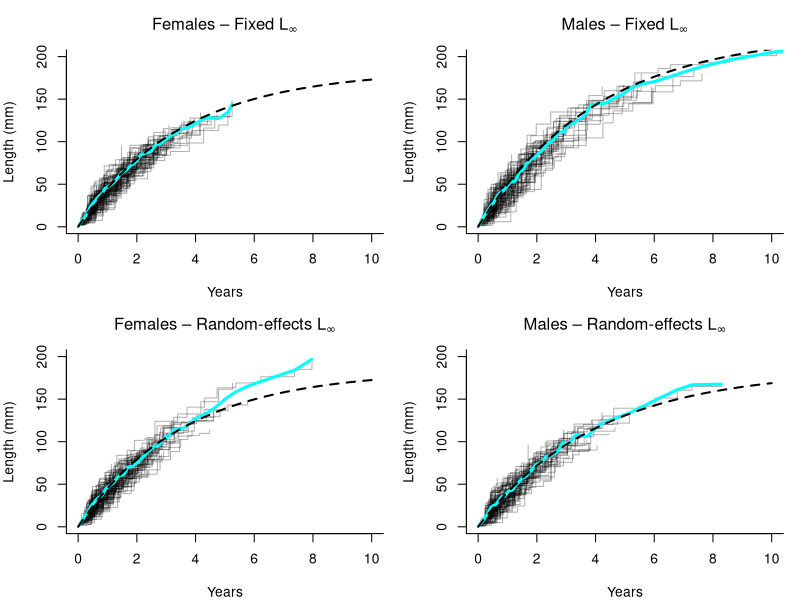

Source code (R):
ln_params <- function(m, s) {
  sdlog  <- sqrt(log(1 + (s^2 / m^2)))
  meanlog <- log(m) - 0.5 * sdlog^2
  c(meanlog = meanlog, sdlog = sdlog)
}

## Beta–gamma MI–IP simulator for lobster growth
simulate_growth <- function(n, ni_vals, T0_range,
                            Linf_type = c("fixed","lognormal","gamma"),
                            Linf_par, k, zeta, gam, b1, b2) {
  
  Linf_type <- match.arg(Linf_type)
  
  ## number of moults & initial IP
  ni  <- sample(ni_vals, n, replace = TRUE)
  T0  <- sample(T0_range[1]:T0_range[2], n, replace = TRUE) / 365
  
  ## individual L_infty
  Linf_vec <- switch(
    Linf_type,
    "fixed"     = rep(Linf_par, n),
    "lognormal" = rlnorm(n, meanlog = Linf_par[1], sdlog = Linf_par[2]),
    "gamma"     = rgamma(n, shape = Linf_par[1], scale = Linf_par[2])
  )
  
  size_list <- time_list <- vector("list", n)
  
  for (i in 1:n) {
    PL  <- numeric(ni[i] + 1)
    IP  <- numeric(ni[i] + 1)
    INT <- numeric(ni[i] + 1)
    
    PL[1]  <- Linf_vec[i] * (1 - exp(-k * T0[i]))
    IP[1]  <- T0[i]
    INT[1] <- T0[i]
    
    for (j in 1:ni[i]) {
      
      ## beta-subordinator increment using current IP
      shape1 <- (1 - exp(-k * IP[j])) * (zeta - 1)
      shape2 <- exp(-k * IP[j])       * (zeta - 1)
      Lambda <- rbeta(1, shape1, shape2)
      
      PL[j + 1] <- PL[j] + (Linf_vec[i] - PL[j]) * Lambda
      
      ## gamma GLM for next IP
      mu_IP     <- exp(b1 + b2 * PL[j])
      IP[j + 1] <- rgamma(1,
                          shape = gam * mu_IP,
                          scale = 1 / gam)
      INT[j + 1] <- INT[j] + IP[j + 1]
    }
    
    size_list[[i]] <- PL
    time_list[[i]] <- INT
  }
  
  list(time = time_list, size = size_list, Linf = Linf_vec)
}

## Parameters (Table 6 + SD = 12 mm)
set.seed(123)

n      <- 100
years  <- 10
t_grid <- seq(0, years, length.out = 300)

## Females
Linf_f_fixed <- 183.87
f_ln <- ln_params(183.27, 12)
meanlog_f <- f_ln["meanlog"]
sdlog_f   <- f_ln["sdlog"]

k_f    <- 0.283
zeta_f <- 75.055
gam_f  <- 12.535
b1_f   <- -2.087
b2_f   <- 0.011

## Males
Linf_m_fixed <- 228.04
m_ln <- ln_params(184.34, 12)
meanlog_m <- m_ln["meanlog"]
sdlog_m   <- m_ln["sdlog"]

k_m    <- 0.2473
zeta_m <- 59.947
gam_m  <- 11.33
b1_m   <- -1.984
b2_m   <- 0.01

## Panel plotting (NO envelope, NO grey blocks)
plot_panel <- function(res, k, Linf_pop, title) {
  
  plot(NA, xlim = c(0, years), ylim = c(0, 200),
       xlab = "Years", ylab = "Length (mm)",
       main = title, bty = "l")   # clean AOAS-style axes
  
  ## individual trajectories
  m <- length(res$time)
  for (i in seq_len(m)) {
    lines(res$time[[i]], res$size[[i]],
          type = "s", col = rgb(0, 0, 0, 0.3))
  }
  
  ## smoothed empirical mean
  all_times <- unlist(res$time)
  all_sizes <- unlist(res$size)
  lines(smooth.spline(all_times, all_sizes, spar = 0.7),
        col = "cyan", lwd = 3)
  
  ## theoretical VBGF curve
  L_vbgf <- Linf_pop * (1 - exp(-k * t_grid))
  lines(t_grid, L_vbgf, lwd = 2, lty = 2)
}

# Open a PNG device
png("results/figures/growth_panel.png", width = 1200, height = 900, res = 150)

# Set up 2×2 layout
par(mfrow = c(2, 2), mar = c(4, 4, 3, 1))

# 1. Females – Fixed L∞
res_f_fixed <- simulate_growth(
  n        = n,
  ni_vals  = 4:15,
  T0_range = c(10, 150),
  Linf_type = "fixed",
  Linf_par  = Linf_f_fixed,
  k = k_f, zeta = zeta_f, gam = gam_f, b1 = b1_f, b2 = b2_f
)
plot_panel(res_f_fixed, k_f, Linf_f_fixed,
           expression("Females – Fixed " * L[infinity]))

# 2. Males – Fixed L∞
res_m_fixed <- simulate_growth(
  n        = n,
  ni_vals  = 2:15,
  T0_range = c(5, 150),
  Linf_type = "fixed",
  Linf_par  = Linf_m_fixed,
  k = k_m, zeta = zeta_m, gam = gam_m, b1 = b1_m, b2 = b2_m
)
plot_panel(res_m_fixed, k_m, Linf_m_fixed,
           expression("Males – Fixed " * L[infinity]))

# 3. Females – Random-effects L∞
res_f_random <- simulate_growth(
  n        = n,
  ni_vals  = 4:15,
  T0_range = c(10, 150),
  Linf_type = "lognormal",
  Linf_par  = c(meanlog_f, sdlog_f),
  k = k_f, zeta = zeta_f, gam = gam_f, b1 = b1_f, b2 = b2_f
)
plot_panel(res_f_random, k_f, 183.27,
           expression("Females – Random-effects " * L[infinity]))

# 4. Males – Random-effects L∞
res_m_random <- simulate_growth(
  n        = n,
  ni_vals  = 2:15,
  T0_range = c(5, 150),
  Linf_type = "lognormal",
  Linf_par  = c(meanlog_m, sdlog_m),
  k = k_m, zeta = zeta_m, gam = gam_m, b1 = b1_m, b2 = b2_m
)
plot_panel(res_m_random, k_m, 184.34,
           expression("Males – Random-effects " * L[infinity]))

# Close the device
dev.off()
